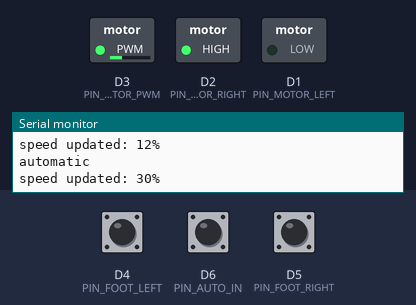
A sketch run on a simulated ESP8266 (NodeMCU). On the bench: switched loads named in the sketch (green lamp = pin HIGH), the last lines printed to the serial monitor. Inputs (shaded band) come from the test bench; at power-on: D6 (PIN_AUTO_IN) HIGH, D4 (PIN_FOOT_LEFT) HIGH, D5 (PIN_FOOT_RIGHT) HIGH.

Above: at 1.2 s.
1.3 s: D6 (PIN_AUTO_IN) pulled LOW for 0.15 s
At 1.37 s:
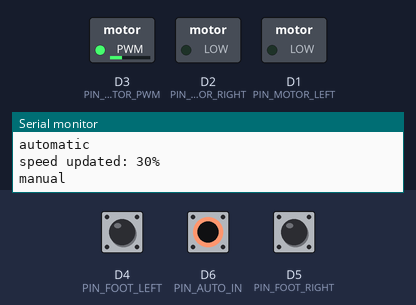
2.9 s: D4 (PIN_FOOT_LEFT) pulled LOW for 0.15 s
At 3.5 s:
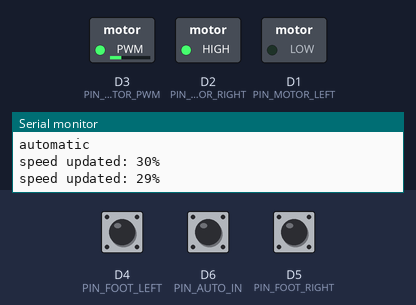
4.5 s: D4 (PIN_FOOT_LEFT) pulled LOW for 1 s
At 6.1 s:
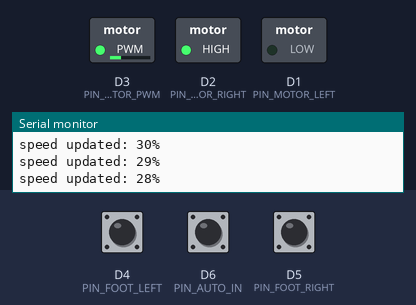
7.0 s: D6 (PIN_AUTO_IN) pulled LOW for 1 s
At 7.3 s:
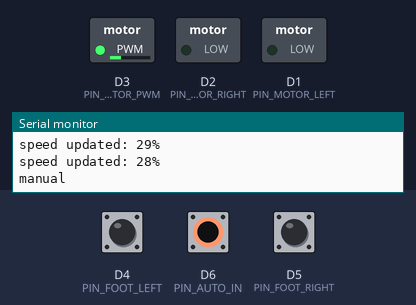
9.5 s: D5 (PIN_FOOT_RIGHT) pulled LOW for 0.15 s
At 10.1 s:
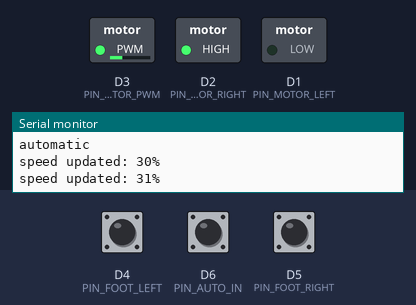
11.1 s: D5 (PIN_FOOT_RIGHT) pulled LOW for 1 s
At 12.7 s:
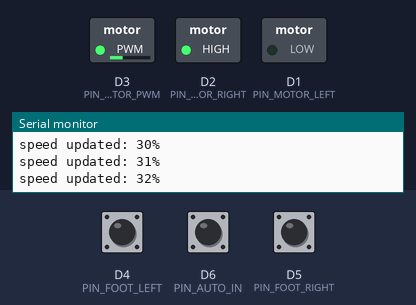
Timing chart, 0 to 14.2 s (numbered marks = the images above; inputs shaded):
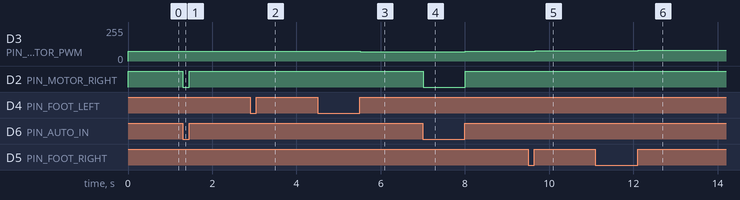

Measured:
- after the input at 1.3 s, D2 (PIN_MOTOR_RIGHT): HIGH → LOW at once, → HIGH 0.15 s later
- after the input at 2.9 s, D3 (PIN_MOTOR_PWM): 75/255 → 72/255 after 0.16 s
- after the input at 4.5 s, D3 (PIN_MOTOR_PWM): 72/255 → 70/255 after 1.0 s
- after the input at 7.0 s, D3 (PIN_MOTOR_PWM): 70/255 → 75/255 after 1.0 s; D2 (PIN_MOTOR_RIGHT): HIGH → LOW at once, → HIGH 1.0 s later
- after the input at 9.5 s, D3 (PIN_MOTOR_PWM): 75/255 → 77/255 after 0.17 s
- after the input at 11.1 s, D3 (PIN_MOTOR_PWM): 77/255 → 80/255 after 1.0 s

The sketch:

rotating_table.ino
```cpp
#include <AccelStepper.h>

#define PIN_AUTO_IN D6
#define PIN_FOOT_RIGHT D5
#define PIN_FOOT_LEFT D4
#define PIN_MOTOR_PWM D3
#define PIN_MOTOR_RIGHT D2
#define PIN_MOTOR_LEFT D1

#define SPEED_DEFAULT 30
#define SPEED_UPDATE_MILLIS 700

#define DEFAULT_DELAY 50
#define LONG_PRESS 800
#define RESET_SPEED 3000

bool directionClockWise = true;
byte motorSpeedPercent = SPEED_DEFAULT;
bool motorRunning = false;
bool lastAutomatic = false;
bool leftPedalPressed = false;
bool rightPedalPressed = false;
unsigned long nextSpeedCheck = 0;
unsigned long startLeftPedalPressed = 0;
unsigned long startRightPedalPressed = 0;

void setup()
{
    Serial.begin(115200);
    while (!Serial);

    Serial.println("Configuring Turn Table");

    pinMode(PIN_AUTO_IN, INPUT_PULLUP);
    pinMode(PIN_FOOT_LEFT, INPUT_PULLUP);
    pinMode(PIN_FOOT_RIGHT, INPUT_PULLUP);
    pinMode(PIN_MOTOR_LEFT, OUTPUT);
    pinMode(PIN_MOTOR_RIGHT, OUTPUT);

    MotorSpeed(12);
}

void loop()
{
    unsigned long currMillis = millis();
    bool rightPedalRelease = false;
    bool leftPedalRelease = false;

    unsigned long rightPedalPressMillis = 0;
    unsigned long leftPedalPressMillis = 0;

    if (IsRightPedalPressed())
    {
        if (!rightPedalPressed)
        {
            rightPedalPressed = true;
            startRightPedalPressed = currMillis;
        }
    }
    else
    {
        if (rightPedalPressed)
        {
            rightPedalRelease = true;
            rightPedalPressed = false;
            rightPedalPressMillis = currMillis - startRightPedalPressed;
            startRightPedalPressed = 0;
        }
    }

    if (IsLeftPedalPressed())
    {
        if (!leftPedalPressed)
        {
            leftPedalPressed = true;
            startLeftPedalPressed = currMillis;
        }
    }
    else
    {
        if (leftPedalPressed)
        {
            leftPedalRelease = true;
            leftPedalPressed = false;
            leftPedalPressMillis = currMillis - startLeftPedalPressed;
            startLeftPedalPressed = 0;
        }
    }

    if (leftPedalPressed && rightPedalPressed &&
        (currMillis - startLeftPedalPressed) > RESET_SPEED &&
        (currMillis - startRightPedalPressed) > RESET_SPEED &&
        motorSpeedPercent != SPEED_DEFAULT)
    {
        MotorSpeed(SPEED_DEFAULT);
    }

    if (IsAutomatic())
    {
        MotorRun();

        if (rightPedalRelease && nextSpeedCheck < currMillis)
        {
            nextSpeedCheck = currMillis + SPEED_UPDATE_MILLIS;
            MotorIncreaseSpeed();
        }
        else if (leftPedalRelease && nextSpeedCheck < currMillis)
        {
            nextSpeedCheck = currMillis + SPEED_UPDATE_MILLIS;
            MotorDecreaseSpeed();
        }
    }
    else
    {
        if (leftPedalRelease && rightPedalPressed)
        {
            if (leftPedalPressMillis > LONG_PRESS)
            {
                MotorIncreaseSpeed();
            }
            else
            {
                MotorDecreaseSpeed();
            }

            Serial.println("left release right pressed");
        }
        else if (rightPedalRelease && leftPedalPressed)
        {
            if (rightPedalPressMillis > LONG_PRESS)
            {
                MotorIncreaseSpeed();
            }
            else
            {
                MotorDecreaseSpeed();
            }

            Serial.println("right release left pressed");
        }

        if (rightPedalPressed)
        {
            directionClockWise = true;
            MotorRun();
        }
        else if (leftPedalPressed)
        {
            directionClockWise = false;
            MotorRun();
        }
        else
        {
            MotorStop();
            startLeftPedalPressed = 0;
            startRightPedalPressed = 0;
        }
    }

    delay(DEFAULT_DELAY);
}

bool IsAutomatic()
{
  bool result = digitalRead(PIN_AUTO_IN) == HIGH;

  if (result != lastAutomatic)
  {
    lastAutomatic = result;
    motorSpeedPercent = SPEED_DEFAULT;
    directionClockWise = true;

    if (lastAutomatic)
    {
      Serial.println("automatic");
      MotorSpeed(SPEED_DEFAULT);
    }
    else
    {
      Serial.println("manual");
      MotorStop();
    }
  }

  return result;
}

bool IsLeftPedalPressed()
{
    return digitalRead(PIN_FOOT_LEFT) == LOW;
}

bool IsRightPedalPressed()
{
    return digitalRead(PIN_FOOT_RIGHT) == LOW;
}

void MotorIncreaseSpeed()
{
    motorSpeedPercent++;
    MotorSpeed(motorSpeedPercent);
}

void MotorDecreaseSpeed()
{
    motorSpeedPercent--;
    MotorSpeed(motorSpeedPercent);
}

void MotorSpeed(byte percent)
{
    if (percent < 1)
        percent = 1;

    if (percent > 100)
        percent = 100;

    motorSpeedPercent = percent;
    analogWrite(PIN_MOTOR_PWM, percent * 2.5);
    Serial.print("speed updated: ");
    Serial.print(motorSpeedPercent);
    Serial.println("%");
}

void MotorRun()
{
    if (motorRunning)
        return;

    motorRunning = true;

    if (directionClockWise)
    {
        digitalWrite(PIN_MOTOR_LEFT, LOW);
        digitalWrite(PIN_MOTOR_RIGHT, HIGH);
    }
    else
    {
        digitalWrite(PIN_MOTOR_LEFT, HIGH);
        digitalWrite(PIN_MOTOR_RIGHT, LOW);
    }
}

void MotorStop()
{
    if (!motorRunning)
        return;

    motorRunning = false;
    digitalWrite(PIN_MOTOR_LEFT, LOW);
    digitalWrite(PIN_MOTOR_RIGHT, LOW);
}
```
